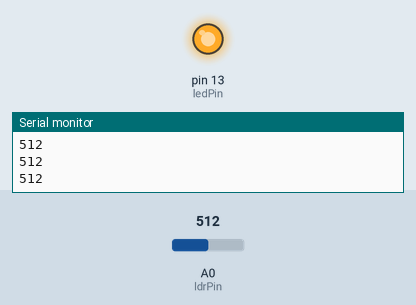
A sketch run on a simulated Arduino Uno, built with avr-gcc and run on an emulated ATmega328P. Shown: output pins drawn as LEDs (lit = HIGH), the last lines printed to the serial monitor. The inputs (shaded band) are chosen by the test bench; at power-on: A0 (ldrPin) = 512.

Above: at 1.2 s.
1.3 s: A0 (ldrPin) set to 111
2.8 s: A0 (ldrPin) set to 93
At 3.5 s:
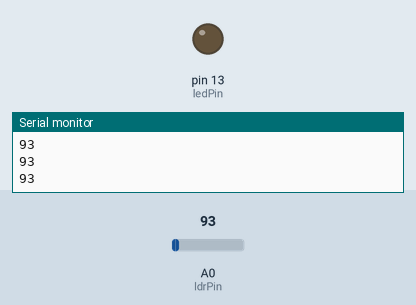
4.3 s: A0 (ldrPin) set to 110
At 4.8 s:
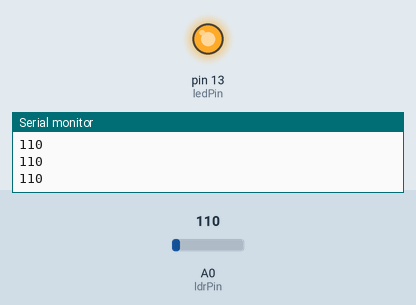
5.8 s: A0 (ldrPin) set to 90
At 6.1 s:
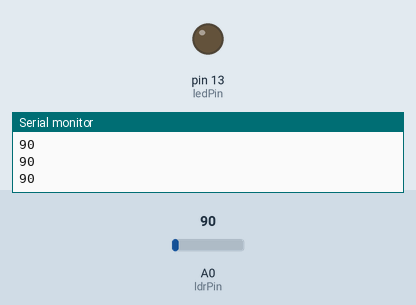
Timing chart, 0 to 8.3 s (numbered marks = the images above; inputs shaded):
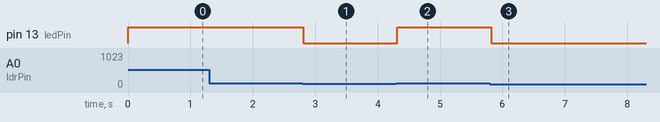

The sketch:

lab07.ino
```cpp
// Definição dos pinos
int ldrPin = A0; // Pino conectado ao LDR
int ledPin = 13; // Pino conectado ao LED

// Valor limite para acender o LED (ajuste conforme necessário)
int threshold = 100;

void setup() {
  pinMode(ledPin, OUTPUT);
  Serial.begin(9600); // Para monitorar os valores do LDR
}

void loop() {
  // Ler o valor do LDR
  int ldrValue = analogRead(ldrPin);

  // Mostrar o valor do LDR no Serial Monitor
  Serial.println(ldrValue);

  // Verificar se o valor do LDR está abaixo do limite
  if (ldrValue > threshold) {
    // Acender o LED
    digitalWrite(ledPin, HIGH);
  } else {
    // Apagar o LED
    digitalWrite(ledPin, LOW);
  }

  delay(100); // Atraso de 100ms entre as leituras
}
```

Measured:
- the behaviour switches between 101 and 100 on A0 (ldrPin) (found by bisection; images 0 and 1)
- after the input at 2.8 s, pin 13 (ledPin): HIGH → LOW at once
- after the input at 4.3 s, pin 13 (ledPin): LOW → HIGH at once
- after the input at 5.8 s, pin 13 (ledPin): HIGH → LOW at once
